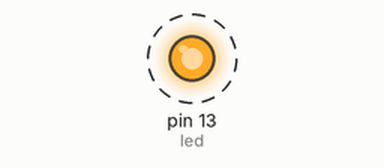
This sketch was run on a simulated Arduino Uno, built with avr-gcc and run on an emulated ATmega328P. On the bench: output pins drawn as LEDs (lit = HIGH). Dashed ring = blinking. What the sketch prints to the serial monitor is not drawn.

Above: at 0.2 s.
Timing chart, 0 to 3.0 s (numbered marks = the images above):
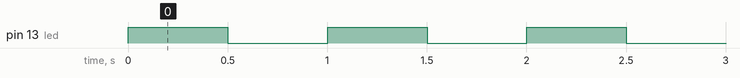

Measured:
- by itself, pin 13 (led): alternates HIGH for 0.50 s and LOW for 0.50 s

The sketch:

Main.ino
```cpp
  #include<SPI.h>
  #include<Wire.h>
  int led = LED_BUILTIN;

  void setup() {
  // Some boards work best if we also make a serial connection
  Serial.begin(115200);
  Serial.print("MOSI PIN");
  Serial.println(MOSI);
  Serial.print("MISO PIN");
  Serial.println(MISO);
  Serial.print("SCK PIN");
  Serial.println(SCK);
  Serial.print("I2C_SDA pin");
  Serial.println(SDA);
  Serial.print("I2C_SCL pin");
  Serial.println(SCL);


  // set LED to be an output pin
  pinMode(led, OUTPUT);
  }

  void loop() {

  digitalWrite(led, HIGH); // turn the LED on (HIGH is the voltage level)
  delay(500); // wait for a half second
  digitalWrite(led, LOW); // turn the LED off by making the voltage LOW
  delay(500); // wait for a half second
  }
```
